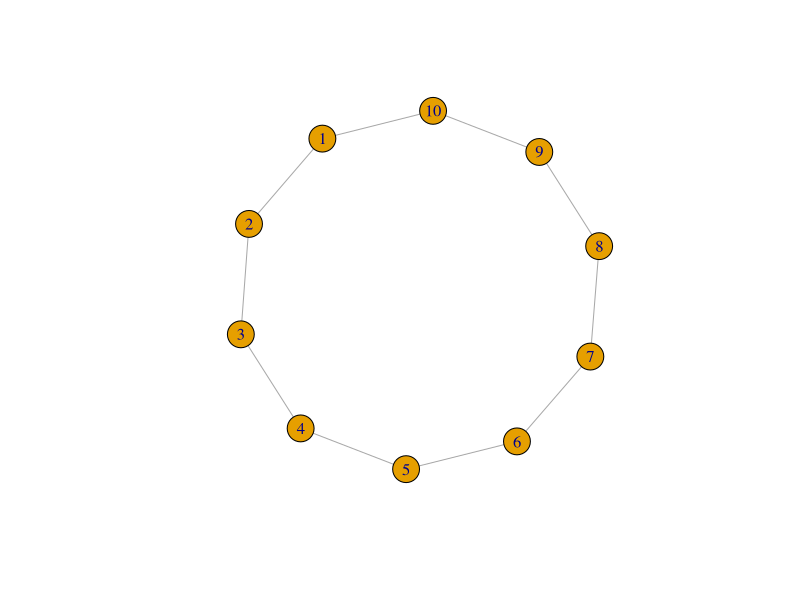
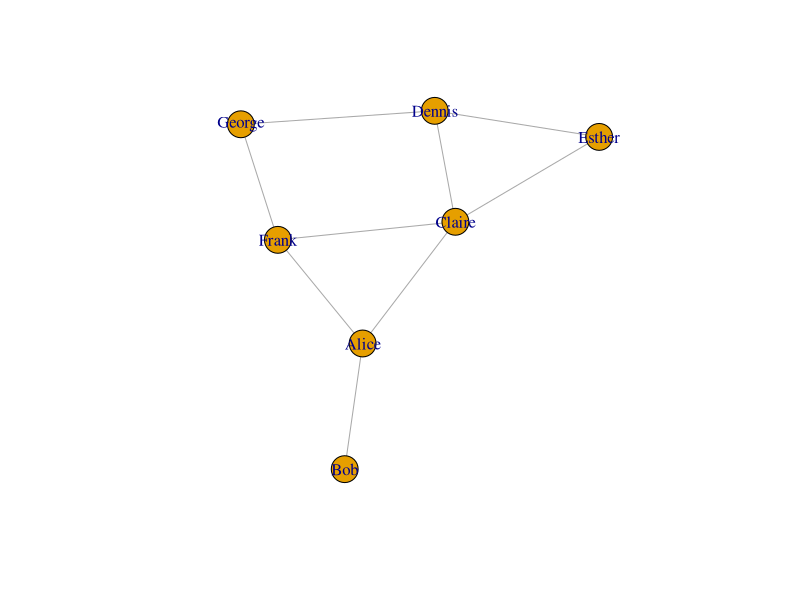

These figures' R source, in order:
#!/usr/bin/env Rscript
# this script does what? Using igraph!
library(igraph)
library(Cairo)

g <- make_ring(10)

set_vertex_attr(g, "name", value = letters[1:10])

# Cairo image template
CairoPNG("igplot0.png", 800, 800)
plot(g)
dev.off()

gz <- make_graph('Zachary')

# this one is quite good, and is related to a canonical exmpl in graph
# theory: freindship groups (Kevin Bacon)
gn <- make_graph(~ Alice-Bob:Claire:Frank, Claire-Alice:Dennis:Frank:Esther,
                George-Dennis:Frank, Dennis-Esther)
# that syntax is sort of weird. No quotes!
# no it's no so weird. the first one means Alice .. is connected directly to Bolb, Claire and Frank
# so it's three edges.
CairoPNG("igplot2.png", 800, 800)
plot(gn)
dev.off()

# So what's unusually about igraph is that the function syntax
# with V() and E() actually sets attributes, and need not be stored 
V(gn)$age <- c(25, 31, 18, 23, 47, 22, 50) 
V(gn)$gender <- c("f", "m", "f", "m", "m", "f", "m")
E(gn)$is_formal <- c(FALSE, FALSE, TRUE, TRUE, TRUE, FALSE, TRUE, FALSE, FALSE)

# add_vertices(gn, 16) will add 16 connected vertices to the friend
